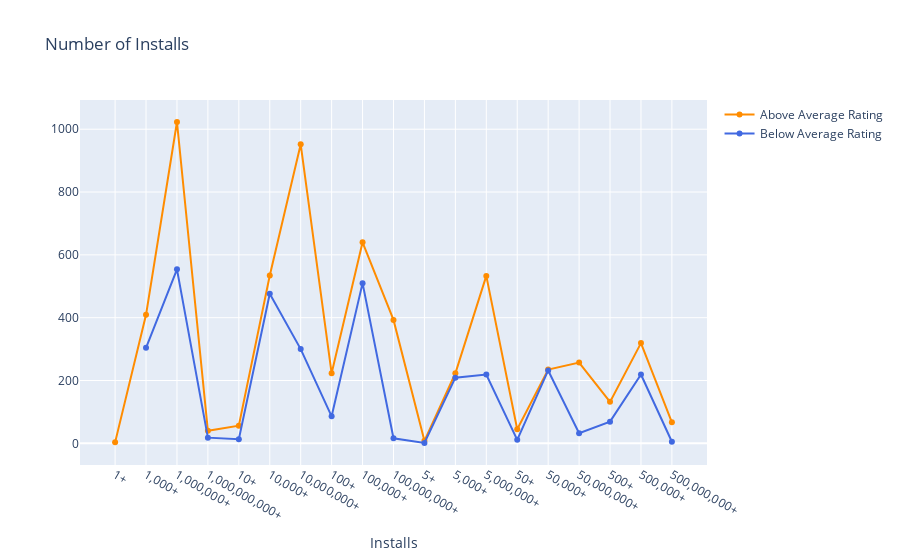

Notebook cell for this chart:
### Code cell
col='Installs'

v1=rabove[col].value_counts().reset_index()
v1=v1.rename(columns={col:'count','index':col})
v1['percent']=v1['count'].apply(lambda x : 100*x/sum(v1['count']))
v1=v1.sort_values(col)

v2=rbelow[col].value_counts().reset_index()
v2=v2.rename(columns={col:'count','index':col})
v2['percent']=v2['count'].apply(lambda x : 100*x/sum(v2['count']))
v2=v2.sort_values(col)

trace1 = go.Scatter(x=v1[col], y=v1["count"], name="Above Average Rating", marker=dict(color="#FF8C00"))
trace2 = go.Scatter(x=v2[col], y=v2["count"], name="Below Average Rating", marker=dict(color="#4169E1"))
y = [trace1, trace2]

layout={'title':"Number of Installs",'xaxis':{'title':"Installs"}}
fig = go.Figure(data=y, layout=layout)
iplot(fig)

### Figure 1 — Plotly figure (JSON) as saved in the notebook; plotly's stock layout.template omitted (floating-point values rounded to 4 significant figures)
{"data": [{"marker": {"color": "#FF8C00"}, "name": "Above Average Rating", "type": "scatter", "x": ["1+", "1,000+", "1,000,000+", "1,000,000,000+", "10+", "10,000+", "10,000,000+", "100+", "100,000+", "100,000,000+", "5+", "5,000+", "5,000,000+", "50+", "50,000+", "50,000,000+", "500+", "500,000+", "500,000,000+"], "y": [3, 409, 1023, 40, 56, 534, 952, 223, 640, 393, 8, 223, 533, 45, 235, 257, 132, 319, 67]}, {"marker": {"color": "#4169E1"}, "name": "Below Average Rating", "type": "scatter", "x": ["1,000+", "1,000,000+", "1,000,000,000+", "10+", "10,000+", "10,000,000+", "100+", "100,000+", "100,000,000+", "5+", "5,000+", "5,000,000+", "50+", "50,000+", "50,000,000+", "500+", "500,000+", "500,000,000+"], "y": [304, 554, 18, 13, 476, 300, 86, 510, 16, 1, 209, 219, 11, 232, 32, 69, 219, 5]}], "layout": {"title": {"text": "Number of Installs"}, "xaxis": {"title": {"text": "Installs"}}}}
